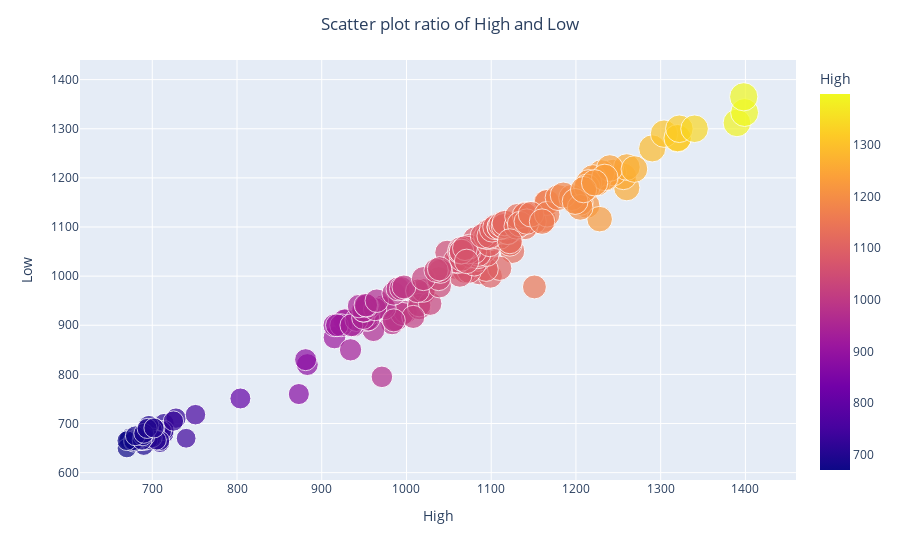

Source (notebook cell):
### Code cell
fig=px.scatter(temp_df,x='High',
              y='Low',
               color='High',
              size='Low',
              )
fig.update_layout(title=" Scatter plot ratio of High and Low",
                 title_x=.5)
fig.show()

### Figure 1 — Plotly figure (JSON) as saved in the notebook; plotly's stock layout.template omitted (floating-point values rounded to 4 significant figures; data arrays with more than 128 entries replaced by an {"elided": "..."} marker saying what was removed)
{"data": [{"hovertemplate": "High=%{marker.color}<br>Low=%{marker.size}<extra></extra>", "legendgroup": "", "marker": {"color": {"elided": "230 int values"}, "coloraxis": "coloraxis", "size": {"elided": "230 int values"}, "sizemode": "area", "sizeref": 3.413, "symbol": "circle"}, "mode": "markers", "name": "", "orientation": "v", "showlegend": false, "type": "scatter", "x": {"elided": "230 int values"}, "xaxis": "x", "y": {"elided": "230 int values"}, "yaxis": "y"}], "layout": {"coloraxis": {"colorbar": {"title": {"text": "High"}}, "colorscale": [[0, "#0d0887"], [0.1111, "#46039f"], [0.2222, "#7201a8"], [0.3333, "#9c179e"], [0.4444, "#bd3786"], [0.5556, "#d8576b"], [0.6667, "#ed7953"], [0.7778, "#fb9f3a"], [0.8889, "#fdca26"], [1, "#f0f921"]]}, "legend": {"itemsizing": "constant", "tracegroupgap": 0}, "margin": {"t": 60}, "title": {"text": " Scatter plot ratio of High and Low", "x": 0.5}, "xaxis": {"anchor": "y", "domain": [0, 1], "title": {"text": "High"}}, "yaxis": {"anchor": "x", "domain": [0, 1], "title": {"text": "Low"}}}}
